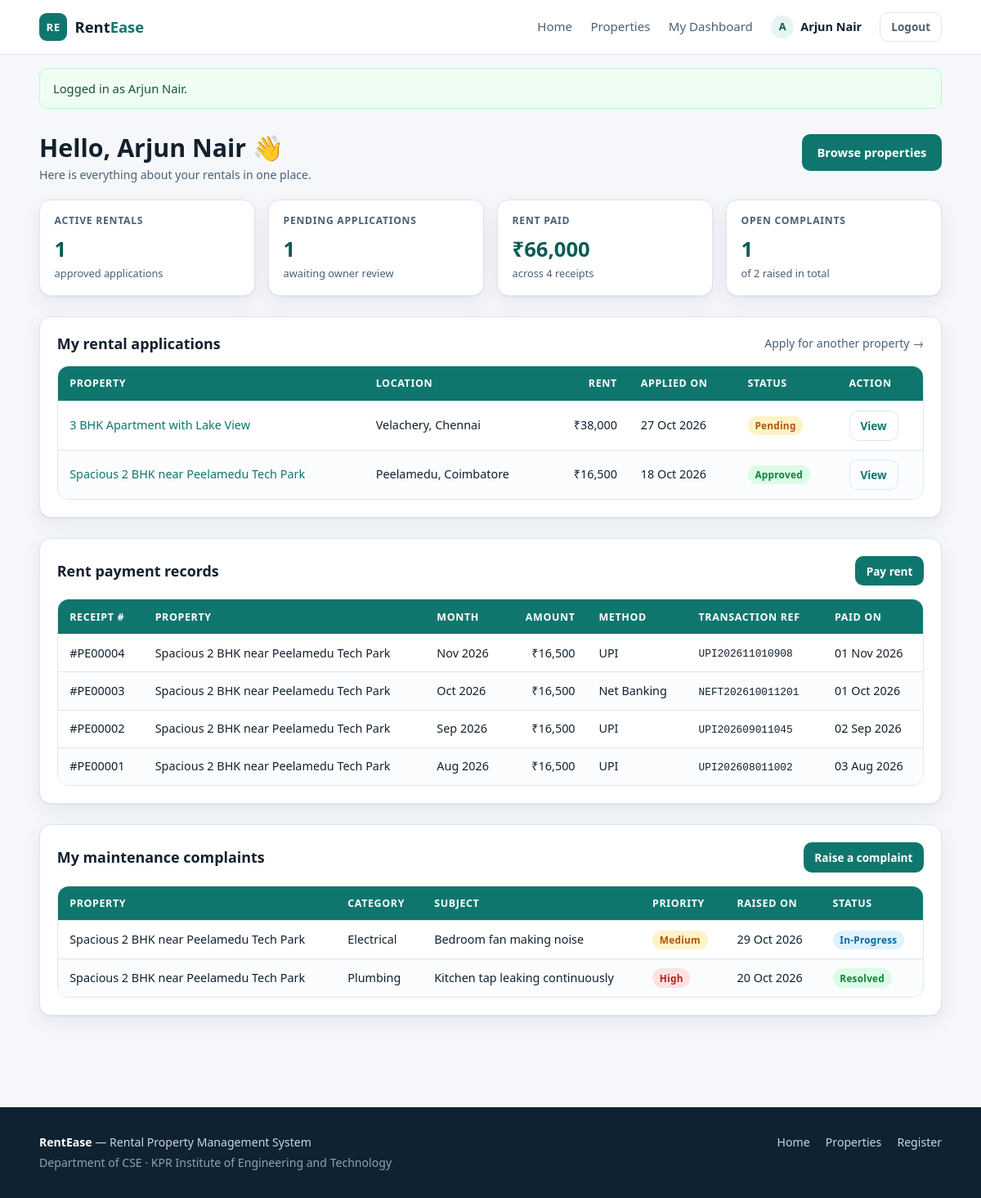
Page /tenant_dashboard.php (signed in) on the committed database.
### tables this page shows
CREATE TABLE applications (
    application_id INT AUTO_INCREMENT PRIMARY KEY,
    property_id    INT NOT NULL,
    tenant_id      INT NOT NULL,
    message        TEXT,
    occupation     VARCHAR(60),
    family_size    TINYINT DEFAULT 1,
    applied_on     TIMESTAMP DEFAULT CURRENT_TIMESTAMP,
    status         ENUM('pending','approved','rejected') NOT NULL DEFAULT 'pending',
    UNIQUE KEY uq_app (property_id, tenant_id),
    CONSTRAINT fk_app_prop   FOREIGN KEY (property_id)
        REFERENCES properties(property_id) ON DELETE CASCADE,
    CONSTRAINT fk_app_tenant FOREIGN KEY (tenant_id)
        REFERENCES users(user_id) ON DELETE CASCADE
);

CREATE TABLE properties (
    property_id   INT AUTO_INCREMENT PRIMARY KEY,
    owner_id      INT NOT NULL,
    title         VARCHAR(120) NOT NULL,
    description   TEXT,
    property_type ENUM('Apartment','Independent House','Villa','PG / Hostel','Studio') NOT NULL,
    bhk           TINYINT NOT NULL,
    city          VARCHAR(60) NOT NULL,
    locality      VARCHAR(80) NOT NULL,
    address       VARCHAR(200) NOT NULL,
    rent_amount   DECIMAL(10,2) NOT NULL,
    deposit       DECIMAL(10,2) NOT NULL DEFAULT 0,
    area_sqft     INT NOT NULL,
    furnishing    ENUM('Unfurnished','Semi-Furnished','Fully-Furnished') NOT NULL,
    available_from DATE NOT NULL,
    status        ENUM('available','occupied','inactive') NOT NULL DEFAULT 'available',
    cover_image   VARCHAR(200),
    created_at    TIMESTAMP DEFAULT CURRENT_TIMESTAMP,
    CONSTRAINT fk_prop_owner FOREIGN KEY (owner_id)
        REFERENCES users(user_id) ON DELETE CASCADE,
    INDEX idx_city     (city),
    INDEX idx_rent     (rent_amount),
    INDEX idx_bhk      (bhk),
    INDEX idx_status   (status)
);

CREATE TABLE payments (
    payment_id  INT AUTO_INCREMENT PRIMARY KEY,
    property_id INT NOT NULL,
    tenant_id   INT NOT NULL,
    amount      DECIMAL(10,2) NOT NULL,
    pay_month   DATE NOT NULL,                
    method      ENUM('UPI','Net Banking','Card','Cash') NOT NULL,
    txn_ref     VARCHAR(40) NOT NULL,
    paid_on     TIMESTAMP DEFAULT CURRENT_TIMESTAMP,
    UNIQUE KEY uq_pay (property_id, tenant_id, pay_month),
    CONSTRAINT fk_pay_prop   FOREIGN KEY (property_id)
        REFERENCES properties(property_id) ON DELETE CASCADE,
    CONSTRAINT fk_pay_tenant FOREIGN KEY (tenant_id)
        REFERENCES users(user_id) ON DELETE CASCADE
);

CREATE TABLE complaints (
    complaint_id INT AUTO_INCREMENT PRIMARY KEY,
    property_id  INT NOT NULL,
    tenant_id    INT NOT NULL,
    category     ENUM('Plumbing','Electrical','Carpentry','Appliance','Cleaning','Other') NOT NULL,
    subject      VARCHAR(120) NOT NULL,
    description  TEXT NOT NULL,
    priority     ENUM('Low','Medium','High') NOT NULL DEFAULT 'Medium',
    status       ENUM('open','in-progress','resolved') NOT NULL DEFAULT 'open',
    owner_note   VARCHAR(255),
    raised_on    TIMESTAMP DEFAULT CURRENT_TIMESTAMP,
    resolved_on  DATETIME NULL,
    CONSTRAINT fk_cmp_prop   FOREIGN KEY (property_id)
        REFERENCES properties(property_id) ON DELETE CASCADE,
    CONSTRAINT fk_cmp_tenant FOREIGN KEY (tenant_id)
        REFERENCES users(user_id) ON DELETE CASCADE
);

### includes/functions.php (called while the page is built, shortened)
<?php
require_once __DIR__ . '/../config/db.php';
function current_user(): ?array
{
    return $_SESSION['user'] ?? null;
}
function e(?string $value): string
{
    return htmlspecialchars((string) $value, ENT_QUOTES, 'UTF-8');
}
function money(float|string $amount): string
{
    return '₹' . number_format((float) $amount, 0, '.', ',');
}
function month_label(string $date): string
{
    return date('M Y', strtotime($date));
}
function status_class(string $status): string
{
    return match ($status) {
        'available', 'approved', 'resolved' => 'chip chip-green',
        'occupied', 'in-progress'           => 'chip chip-blue',
        'pending', 'open'                   => 'chip chip-amber',
        'rejected', 'inactive'              => 'chip chip-red',
        default                             => 'chip',
    };
}

### config/db.php (called while the page is built, shortened)
<?php
function db(): PDO
{
    static $pdo = null;
    if ($pdo instanceof PDO) {
        return $pdo;
    }
    if (USE_MYSQL) {
        try {
            $dsn = sprintf('mysql:host=%s;port=%d;dbname=%s;charset=utf8mb4',
                DB_HOST, DB_PORT, DB_NAME);
            $pdo = new PDO($dsn, DB_USER, DB_PASS, [
                PDO::ATTR_ERRMODE            => PDO::ERRMODE_EXCEPTION,
                PDO::ATTR_DEFAULT_FETCH_MODE => PDO::FETCH_ASSOC,
                PDO::ATTR_EMULATE_PREPARES   => false,
            ]);
            return $pdo;
        } catch (PDOException $e) {
        }
    }
    $pdo = sqlite_connect();
    return $pdo;
}

### tenant_dashboard.php (the view, shortened to what this page needs)
<?php
require_once __DIR__ . '/includes/functions.php';
$uid = (int) current_user()['user_id'];
$apps = db()->prepare(
    'SELECT a.*, p.title, p.rent_amount, p.city, p.locality, p.cover_image
       FROM applications a
       JOIN properties p ON p.property_id = a.property_id
      WHERE a.tenant_id = ?
      ORDER BY a.applied_on DESC'
);
$apps->execute([$uid]);
$apps = $apps->fetchAll();
$pays = db()->prepare(
    'SELECT pay.*, p.title
       FROM payments pay
       JOIN properties p ON p.property_id = pay.property_id
      WHERE pay.tenant_id = ?
      ORDER BY pay.pay_month DESC'
);
$pays->execute([$uid]);
$pays = $pays->fetchAll();
$cmps = db()->prepare(
    'SELECT c.*, p.title
       FROM complaints c
       JOIN properties p ON p.property_id = c.property_id
      WHERE c.tenant_id = ?
      ORDER BY c.raised_on DESC'
);
$cmps->execute([$uid]);
$cmps = $cmps->fetchAll();
$approved = array_values(array_filter($apps, fn($a) => $a['status'] === 'approved'));
$totalPaid = array_sum(array_column($pays, 'amount'));
$openCmps  = count(array_filter($cmps, fn($c) => $c['status'] !== 'resolved'));
require __DIR__ . '/includes/header.php';
?>
<section class="section" style="padding-top:1.8rem">
  <div class="wrap">
    <div class="section-head">
      <div>
        <h1 style="margin-bottom:.2rem">Hello, <?= e(current_user()['full_name']) ?> 👋</h1>
        <p class="muted" style="margin:0">Here is everything about your rentals in one place.</p>
      </div>
      <a class="btn" href="properties.php">Browse properties</a>
    </div>
    <div class="stats">
      <div class="stat">
        <div class="label">Active rentals</div>
        <div class="value"><?= count($approved) ?></div>
        <div class="sub">approved applications</div>
      </div>
      <div class="stat">
        <div class="label">Pending applications</div>
        <div class="value"><?= count(array_filter($apps, fn($a) => $a['status'] === 'pending')) ?></div>
        <div class="sub">awaiting owner review</div>
      </div>
      <div class="stat">
        <div class="label">Rent paid</div>
        <div class="value"><?= money($totalPaid) ?></div>
        <div class="sub">across <?= count($pays) ?> receipts</div>
      </div>
      <div class="stat">
        <div class="label">Open complaints</div>
        <div class="value"><?= $openCmps ?></div>
        <div class="sub">of <?= count($cmps) ?> raised in total</div>
      </div>
    </div>
    <div class="panel">
      <div class="panel-head">
        <h2>My rental applications</h2>
        <a href="properties.php" class="muted">Apply for another property →</a>
      </div>
      <?php if (!$apps): ?>
        <div class="empty">
          <strong>No applications yet</strong>
          Browse the listings and submit your first rental application.
        </div>
      <?php else: ?>
        <div class="table-wrap">
          <table>
            <thead>
              <tr>
                <th>Property</th><th>Location</th><th class="num">Rent</th>
                <th>Applied on</th><th>Status</th><th>Action</th>
              </tr>
            </thead>
            <tbody>
              <?php foreach ($apps as $a): ?>
                <tr>
                  <td><a href="property.php?id=<?= (int) $a['property_id'] ?>"><?= e($a['title']) ?></a></td>
                  <td><?= e($a['locality']) ?>, <?= e($a['city']) ?></td>
                  <td class="num"><?= money($a['rent_amount']) ?></td>
                  <td><?= date('d M Y', strtotime($a['applied_on'])) ?></td>
                  <td><span class="<?= status_class($a['status']) ?>"><?= e($a['status']) ?></span></td>
                  <td>
                    <a class="btn btn-ghost btn-sm" href="property.php?id=<?= (int) $a['property_id'] ?>">View</a>
                  </td>
                </tr>
              <?php endforeach; ?>
            </tbody>
          </table>
        </div>
      <?php endif; ?>
    </div>
    <div class="panel">
      <div class="panel-head">
        <h2>Rent payment records</h2>
        <?php if ($approved): ?>
          <a class="btn btn-sm" href="pay_rent.php">Pay rent</a>
        <?php endif; ?>
      </div>
      <?php if (!$pays): ?>
        <div class="empty">
          <strong>No payments recorded</strong>
          Once an application is approved you can record monthly rent here.
        </div>
      <?php else: ?>
        <div class="table-wrap">
          <table>
            <thead>
              <tr>
                <th>Receipt #</th><th>Property</th><th>Month</th>
                <th class="num">Amount</th><th>Method</th><th>Transaction ref</th><th>Paid on</th>
              </tr>
            </thead>
            <tbody>
              <?php foreach ($pays as $pay): ?>
                <tr>
                  <td>#PE<?= str_pad((string) $pay['payment_id'], 5, '0', STR_PAD_LEFT) ?></td>
                  <td><?= e($pay['title']) ?></td>
                  <td><?= month_label($pay['pay_month']) ?></td>
                  <td class="num"><?= money($pay['amount']) ?></td>
                  <td><?= e($pay['method']) ?></td>
                  <td><code style="font-size:.8rem"><?= e($pay['txn_ref']) ?></code></td>
                  <td><?= date('d M Y', strtotime($pay['paid_on'])) ?></td>
                </tr>
              <?php endforeach; ?>
            </tbody>
          </table>
        </div>
      <?php endif; ?>
    </div>
    <div class="panel">
      <div class="panel-head">
        <h2>My maintenance complaints</h2>
        <?php if ($approved): ?>
          <a class="btn btn-sm" href="complaints.php">Raise a complaint</a>
        <?php endif; ?>
      </div>
      <?php if (!$cmps): ?>
        <div class="empty">
          <strong>No complaints raised</strong>
          Something not working? Raise a maintenance complaint and the owner will be notified.
        </div>
      <?php else: ?>
        <div class="table-wrap">
          <table>
            <thead>
              <tr>
                <th>Property</th><th>Category</th><th>Subject</th>
                <th>Priority</th><th>Raised on</th><th>Status</th>
              </tr>
            </thead>
            <tbody>
              <?php foreach ($cmps as $c): ?>
                <tr>
                  <td><?= e($c['title']) ?></td>
                  <td><?= e($c['category']) ?></td>
                  <td><?= e($c['subject']) ?></td>
                  <td><span class="<?= $c['priority'] === 'High' ? 'chip chip-red'
                        : ($c['priority'] === 'Medium' ? 'chip chip-amber' : 'chip chip-blue') ?>">
                        <?= e($c['priority']) ?></span></td>
                  <td><?= date('d M Y', strtotime($c['raised_on'])) ?></td>
                  <td><span class="<?= status_class($c['status']) ?>"><?= e($c['status']) ?></span></td>
                </tr>
              <?php endforeach; ?>
            </tbody>
          </table>
        </div>
      <?php endif; ?>
    </div>
  </div>
</section>
<?php require __DIR__ . '/includes/footer.php'; ?>

### assets/css/style.css (style rules this page uses)
:root { --ink:#12202e; --ink-soft:#4b6076; --line:#dfe6ee; --bg:#f5f7fb; --card:#ffffff; --brand:#0f766e; --brand-dark:#0b5c56; --brand-tint:#e6f4f2; --amber:#b45309; --red:#b91c1c; --green:#15803d; --shadow:0 1px 2px rgba(18,32,46,.06), 0 8px 24px rgba(18,32,46,.07); --radius:14px; }
* { box-sizing:border-box }
body { margin:0; font-family:"Segoe UI", Roboto, "Helvetica Neue", Arial, sans-serif; font-size:15px; line-height:1.55; color:var(--ink); background:var(--bg); }
a { color:var(--brand);text-decoration:none }
h1,h2,h3 { line-height:1.25;margin:0 0 .6em }
h1 { font-size:1.9rem }
h2 { font-size:1.35rem }
p { margin:0 0 1em }
.muted { color:var(--ink-soft);font-size:.88rem }
.wrap { width:min(1140px, 92vw);margin-inline:auto }
.btn { display:inline-flex;align-items:center;justify-content:center;gap:.4rem; padding:.62rem 1.1rem;border:1px solid transparent;border-radius:10px; font:inherit;font-weight:600;font-size:.92rem;cursor:pointer; background:var(--brand);color:#fff;transition:background .15s ease, transform .05s ease; }
.btn-sm { padding:.42rem .8rem;font-size:.85rem }
.btn-ghost { background:transparent;color:var(--brand);border-color:var(--line) }
.section { padding:2.4rem 0 }
.section-head { display:flex;align-items:baseline;justify-content:space-between; gap:1rem;margin-bottom:1.2rem;flex-wrap:wrap }
.chip { display:inline-block;padding:.16rem .55rem;border-radius:999px;font-size:.74rem; font-weight:700;letter-spacing:.02em;background:#eef2f7;color:var(--ink-soft);text-transform:capitalize }
.chip-green { background:#dcfce7;color:var(--green) }
.chip-blue { background:#e0f2fe;color:#0369a1 }
.chip-amber { background:#fef3c7;color:var(--amber) }
.chip-red { background:#fee2e2;color:var(--red) }
.table-wrap { background:var(--card);border:1px solid var(--line);border-radius:var(--radius);overflow:hidden }
table { width:100%;border-collapse:collapse;font-size:.9rem }
thead th { background:var(--brand);color:#fff;text-align:left;padding:.7rem .9rem; font-size:.78rem;letter-spacing:.05em;text-transform:uppercase;font-weight:700; }
tbody td { padding:.7rem .9rem;border-top:1px solid var(--line);vertical-align:middle }
tbody tr:nth-child(even) { background:#fafcfe }
.num { text-align:right;font-variant-numeric:tabular-nums }
.stats { display:grid;grid-template-columns:repeat(auto-fit,minmax(180px,1fr));gap:1rem;margin-bottom:1.6rem }
.stat { background:var(--card);border:1px solid var(--line);border-radius:var(--radius); padding:1rem 1.1rem;box-shadow:var(--shadow) }
.stat .label { font-size:.76rem;text-transform:uppercase;letter-spacing:.06em;color:var(--ink-soft);font-weight:700 }
.stat .value { font-size:1.6rem;font-weight:700;margin-top:.3rem;color:var(--brand-dark) }
.stat .sub { font-size:.8rem;color:var(--ink-soft) }
.panel { background:var(--card);border:1px solid var(--line);border-radius:var(--radius); padding:1.3rem;box-shadow:var(--shadow);margin-bottom:1.6rem }
.panel-head { display:flex;align-items:center;justify-content:space-between;gap:1rem;margin-bottom:1rem }
.panel-head h2 { margin:0;font-size:1.12rem }

### rows in the picture
applications: property.title "3 BHK Apartment with Lake View", property.locality "Velachery", property.city "Chennai", property.rent_amount "₹38,000", applied_on "27 Oct 2026", status "Pending"
applications: property.title "Spacious 2 BHK near Peelamedu Tech Park", property.locality "Peelamedu", property.city "Coimbatore", property.rent_amount "₹16,500", applied_on "18 Oct 2026", status "Approved"
payments: payment_id "00004", property.title "Spacious 2 BHK near Peelamedu Tech Park", pay_month "Nov 2026", amount "₹16,500", method "UPI", txn_ref "UPI202611010908", paid_on "01 Nov 2026"
payments: payment_id "00003", property.title "Spacious 2 BHK near Peelamedu Tech Park", pay_month "Oct 2026", amount "₹16,500", method "Net Banking", txn_ref "NEFT202610011201", paid_on "01 Oct 2026"
payments: payment_id "00002", property.title "Spacious 2 BHK near Peelamedu Tech Park", pay_month "Sep 2026", amount "₹16,500", method "UPI", txn_ref "UPI202609011045", paid_on "02 Sep 2026"
payments: payment_id "00001", property.title "Spacious 2 BHK near Peelamedu Tech Park", pay_month "Aug 2026", amount "₹16,500", method "UPI", txn_ref "UPI202608011002", paid_on "03 Aug 2026"
complaints: property.title "Spacious 2 BHK near Peelamedu Tech Park", category "Electrical", subject "Bedroom fan making noise", priority "Medium", raised_on "29 Oct 2026", status "In-Progress"
complaints: property.title "Spacious 2 BHK near Peelamedu Tech Park", category "Plumbing", subject "Kitchen tap leaking continuously", priority "High", raised_on "20 Oct 2026", status "Resolved"

### other values in the picture
substr(current_user()['full_name'], 0, 1) "A"
current_user()['full_name'] "Arjun Nair"
$flashes['msg'] "Logged in as Arjun Nair."
count($approved) "1"
count(array_filter($apps, fn($a) => $a['status'] === 'pending')) "1"
money($totalPaid) "₹66,000"
count($pays) "4"
$openCmps "1"
count($cmps) "2"
